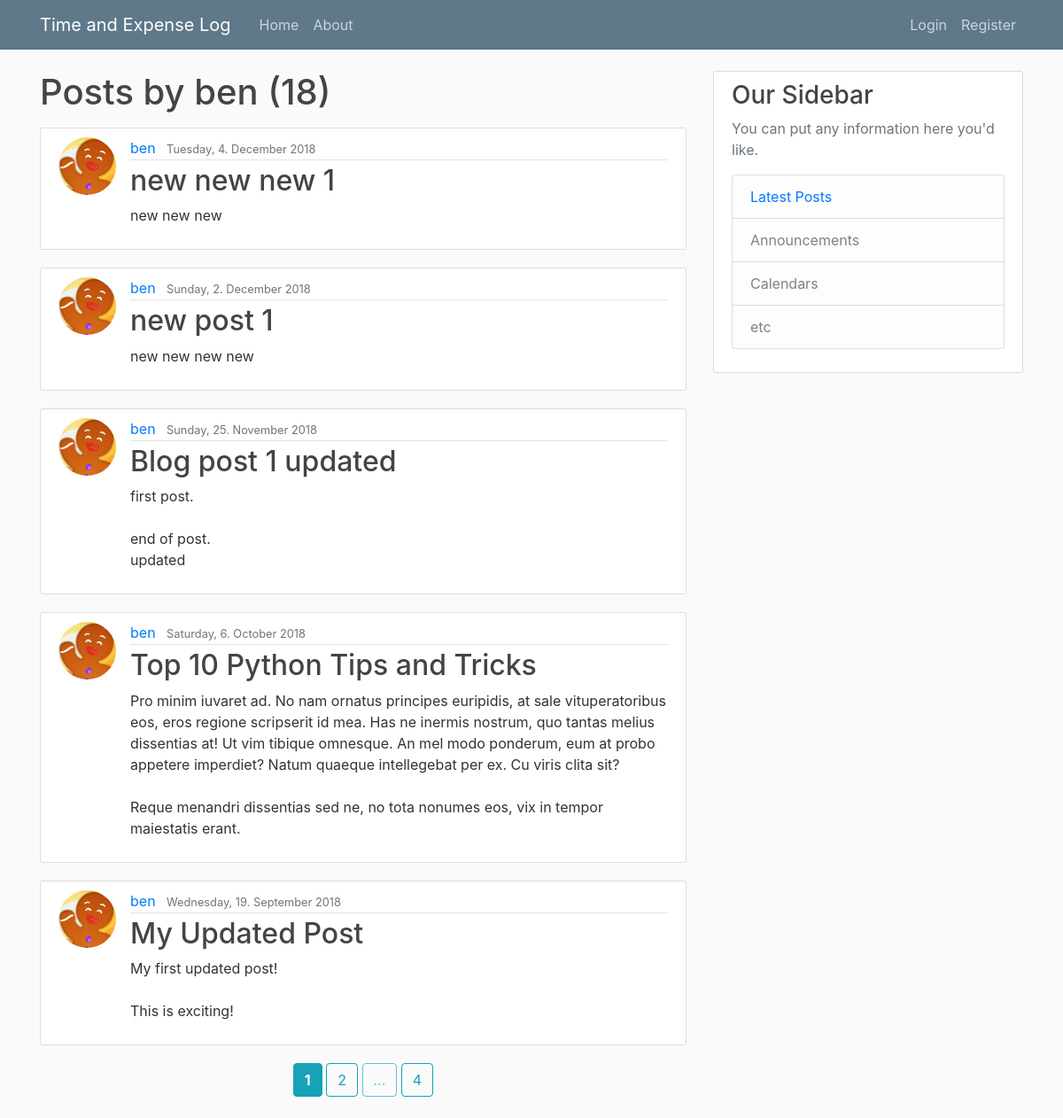
The app's page /blog/user/ben with its own data.
### timexlog/models.py (models this page shows, shortened)
class User(db.Model, UserMixin):
    id = db.Column(db.Integer, primary_key=True)
    username = db.Column(db.String(20), unique=True, nullable=False)
    email = db.Column(db.String(120), unique=True, nullable=False)
    image_file = db.Column(db.String(20), nullable=False,
                           default='default.png')
    password = db.Column(db.String(60), nullable=False)
    agree_conditions = db.Column(db.Boolean, nullable=False, default=False)
    posts = db.relationship('Post', backref='author', lazy=True)

class Post(db.Model):
    id = db.Column(db.Integer, primary_key=True)
    title = db.Column(db.String(100), nullable=False)
    date_posted = db.Column(db.DateTime, nullable=False,
                            default=datetime.utcnow())
    content = db.Column(db.Text, nullable=False)
    user_id = db.Column(db.Integer, db.ForeignKey('user.id'), nullable=False)

### timexlog/blog/routes.py (the view)
@blog.route("/blog/user/<string:username>")
def user_posts(username):
    page = request.args.get('page', 1, type=int)
    user = User.query.filter_by(username=username).first_or_404()
    posts = Post.query.filter_by(author=user)\
        .order_by(Post.date_posted.desc())\
        .paginate(page=page, per_page=5)
    return render_template('user_posts.html', posts=posts, user=user)

### timexlog/templates/user_posts.html
{% extends "layout.html" %}
{% block content %}
	<h1 class="mb-3">Posts by {{ user.username }} ({{ posts.total }})</h1>
	{% for post in posts.items %}
		<article class="media content-section">
			<img class="rounded-circle article-img" src="{{ url_for('static', filename='profile_pics/' + post.author.image_file) }}">
			<div class="media-body">
				<div class="article-metadata">
					<a class="mr-2" href="{{ url_for('blog.user_posts', username=post.author.username) }}">{{ post.author.username }}</a>
					<small class="text-muted">{{ "{date:%A}, {date.day}. {date:%B} {date.year}".format(date=post.date_posted) }}</small>
				</div>
				<h2><a class="article-title" href="{{ url_for('blog.post', post_id=post.id) }}">{{ post.title }}</a></h2>
				<p class="article-content">{{ post.content }}</p>
			</div>
		</article>
	{% endfor %}
	<div class="text-center">
	{% for page_num in posts.iter_pages(left_edge=1, right_edge=1, left_current=1, right_current=2) %}
		{% if page_num %}
			{% if posts.page == page_num %}
				<a class="btn btn-info mb-4" href="{{ url_for('blog.user_posts', username=user.username, page=page_num) }}"><b>{{ page_num }}</b></a>
			{% else %}
				<a class="btn btn-outline-info mb-4" href="{{ url_for('blog.user_posts', username=user.username, page=page_num) }}">{{ page_num }}</a>
			{% endif %}
		{% else %}
			<span class="btn btn-outline-info mb-4 disabled">...</span>
		{% endif %}
	{% endfor %}
	</div>
{% endblock content %}

### timexlog/static/main.css (style rules this page uses)
body { background: #fafafa; color: #333333; margin-top: 5rem; }
h1, h2, h3, h4, h5, h6 { color: #444444; }
.content-section { background: #ffffff; padding: 10px 20px; border: 1px solid #dddddd; border-radius: 3px; margin-bottom: 20px; }
.article-title { color: #444444; }
.article-content { white-space: pre-line; }
.article-img { height: 65px; width: 65px; margin-right: 16px; }
.article-metadata { padding-bottom: 1px; margin-bottom: 4px; border-bottom: 1px solid #e3e3e3 }

### records on screen
User: username "ben"
Post: image_file (picture), author.username "ben", date_posted "Tuesday, 4. December 2018", title "new new new 1", content "new new new"
Post: image_file (picture), author.username "ben", date_posted "Sunday, 2. December 2018", title "new post 1", content "new new new new"
Post: image_file (picture), author.username "ben", date_posted "Sunday, 25. November 2018", title "Blog post 1 updated", content "first post. end of post. updated"
Post: image_file (picture), author.username "ben", date_posted "Saturday, 6. October 2018", title "Top 10 Python Tips and Tricks", content "Pro minim iuvaret ad. No nam ornatus principes euripidis, at sale vituperatoribus eos, eros regione scripserit id mea. Has ne inermis nostrum, quo tantas melius dissentias at! Ut vim tibique omnesque. An mel modo ponderum, eum at probo appetere imperdiet? Natum quaeque intellegebat per ex. Cu viris clita sit? Reque menandri dissentias sed ne, no tota nonumes eos, vix in tempor maiestatis erant."
Post: image_file (picture), author.username "ben", date_posted "Wednesday, 19. September 2018", title "My Updated Post", content "My first updated post! This is exciting!"

### other values on screen
{{ posts.total }} "18"
{{ page_num }} "1"
{{ page_num }} "2" "4"
